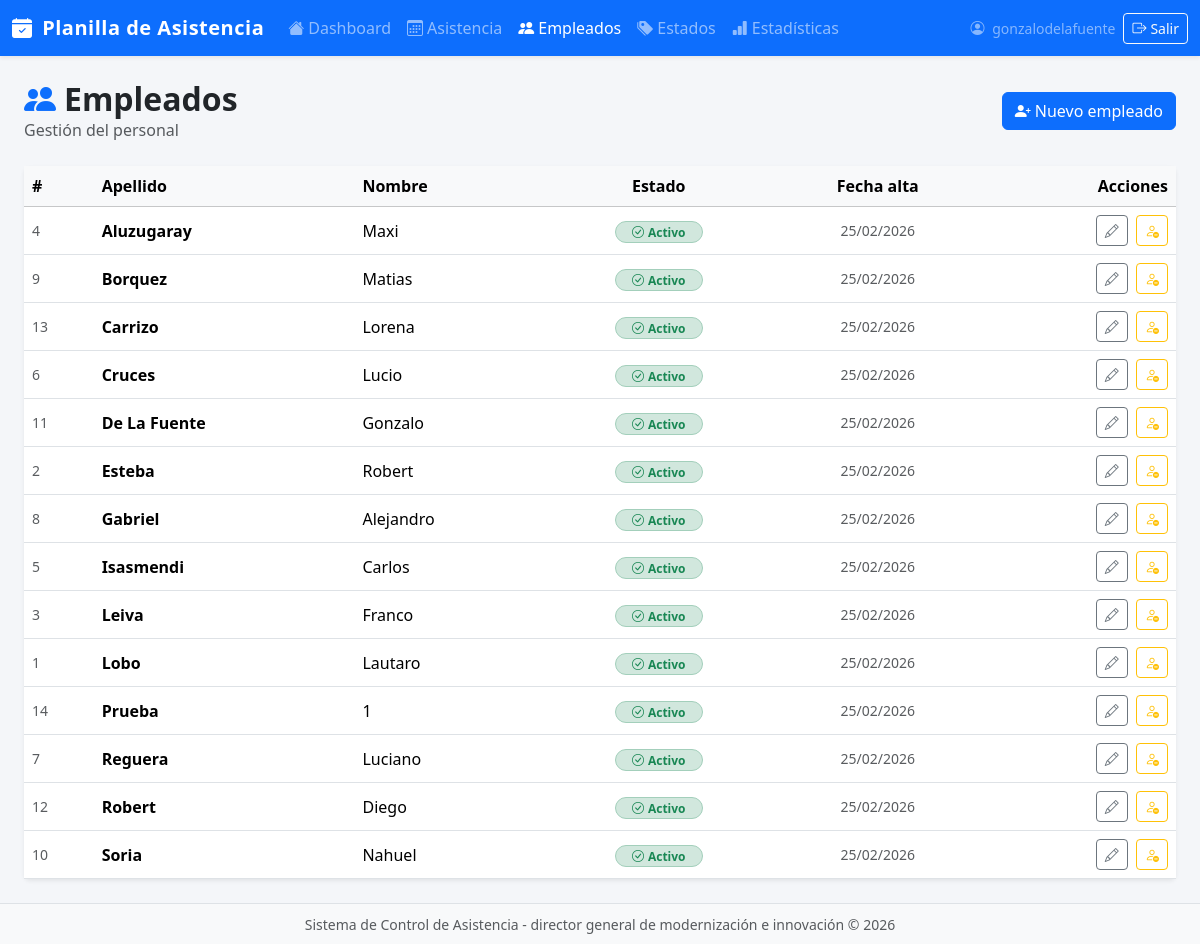
Before: /empleados/ (signed in) with the older database file.
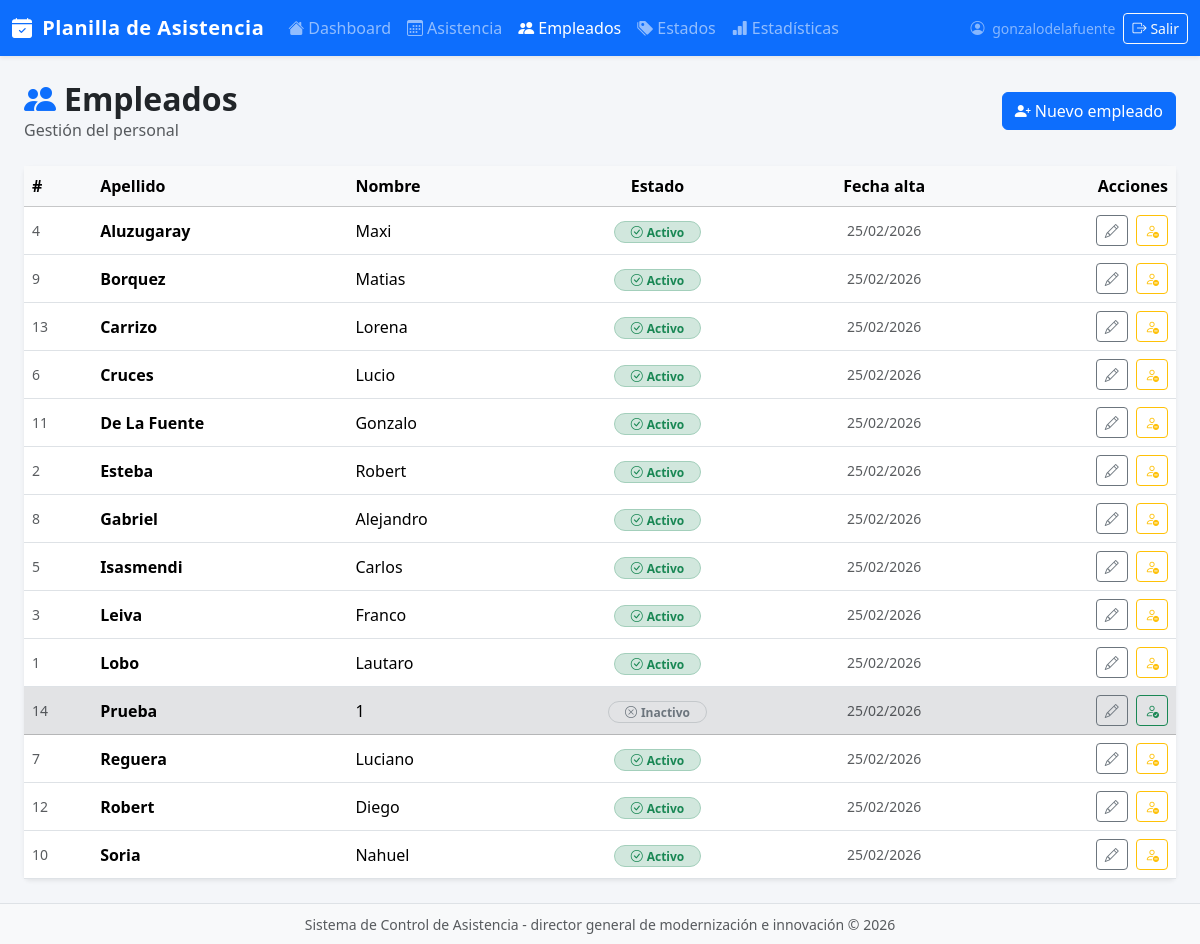
After: the same page with the newer database file.
### app/asistencia/models.py (models this page shows)
class Empleado(models.Model):
    nombre = models.CharField(max_length=100)
    apellido = models.CharField(max_length=100)
    activo = models.BooleanField(default=True)
    fecha_alta = models.DateField(auto_now_add=True)
    notas = models.TextField(blank=True)
    created_at = models.DateTimeField(auto_now_add=True)
    updated_at = models.DateTimeField(auto_now=True)
    class Meta:
        ordering = ['apellido', 'nombre']
        verbose_name = "Empleado"
        verbose_name_plural = "Empleados"
    def __str__(self):
        return f"{self.apellido}, {self.nombre}"

### app/asistencia/views.py (the view)
# urls.py: path('empleados/', views.empleados_lista, name='empleados_lista'),
@login_required
def empleados_lista(request):
    empleados = Empleado.objects.all()
    return render(request, 'asistencia/empleados/lista.html', {'empleados': empleados})

### app/asistencia/templates/asistencia/empleados/lista.html (shortened to what this page needs)
{% extends 'asistencia/base.html' %}
{% block content %}
<div class="d-flex justify-content-between align-items-center mb-4">
  <div>
    <h2 class="fw-bold mb-0"><i class="bi bi-people-fill me-2 text-primary"></i>Empleados</h2>
    <p class="text-muted mb-0">Gestión del personal</p>
  </div>
  <a href="{% url 'empleados_crear' %}" class="btn btn-primary">
    <i class="bi bi-person-plus-fill me-1"></i>Nuevo empleado
  </a>
</div>
<div class="card border-0 shadow-sm">
  <div class="card-body p-0">
    <div class="table-responsive">
      <table class="table table-hover align-middle mb-0">
        <thead class="table-light">
          <tr>
            <th>#</th>
            <th>Apellido</th>
            <th>Nombre</th>
            <th class="text-center">Estado</th>
            <th class="text-center">Fecha alta</th>
            <th class="text-end">Acciones</th>
          </tr>
        </thead>
        <tbody>
          {% for emp in empleados %}
          <tr class="{% if not emp.activo %}table-secondary text-muted{% endif %}">
            <td class="text-muted small">{{ emp.pk }}</td>
            <td class="fw-semibold">{{ emp.apellido }}</td>
            <td>{{ emp.nombre }}</td>
            <td class="text-center">
              {% if emp.activo %}
                <span class="badge bg-success-subtle text-success border border-success-subtle rounded-pill px-3">
                  <i class="bi bi-check-circle me-1"></i>Activo
                </span>
              {% else %}
                <span class="badge bg-secondary-subtle text-secondary border border-secondary-subtle rounded-pill px-3">
                  <i class="bi bi-x-circle me-1"></i>Inactivo
                </span>
              {% endif %}
            </td>
            <td class="text-center text-muted small">{{ emp.fecha_alta|date:"d/m/Y" }}</td>
            <td class="text-end">
              <a href="{% url 'empleados_editar' emp.pk %}"
                 class="btn btn-sm btn-outline-secondary me-1">
                <i class="bi bi-pencil"></i>
              </a>
              {% if emp.activo %}
                <form method="post" action="{% url 'empleados_eliminar' emp.pk %}"
                      class="d-inline"
                      onsubmit="return confirm('¿Desactivar a {{ emp }}?')">
                  <button type="submit" class="btn btn-sm btn-outline-warning"
                          title="Desactivar">
                    <i class="bi bi-person-dash"></i>
                  </button>
                </form>
              {% else %}
                <form method="post" action="{% url 'empleados_activar' emp.pk %}"
                      class="d-inline">
                  <button type="submit" class="btn btn-sm btn-outline-success"
                          title="Reactivar">
                    <i class="bi bi-person-check"></i>
                  </button>
                </form>
              {% endif %}
            </td>
          </tr>
          {% endfor %}
        </tbody>
      </table>
    </div>
  </div>
</div>
{% endblock %}

Changed rows visible on the page:
changed Empleado "Prueba": activo "Activo" → "Inactivo"
